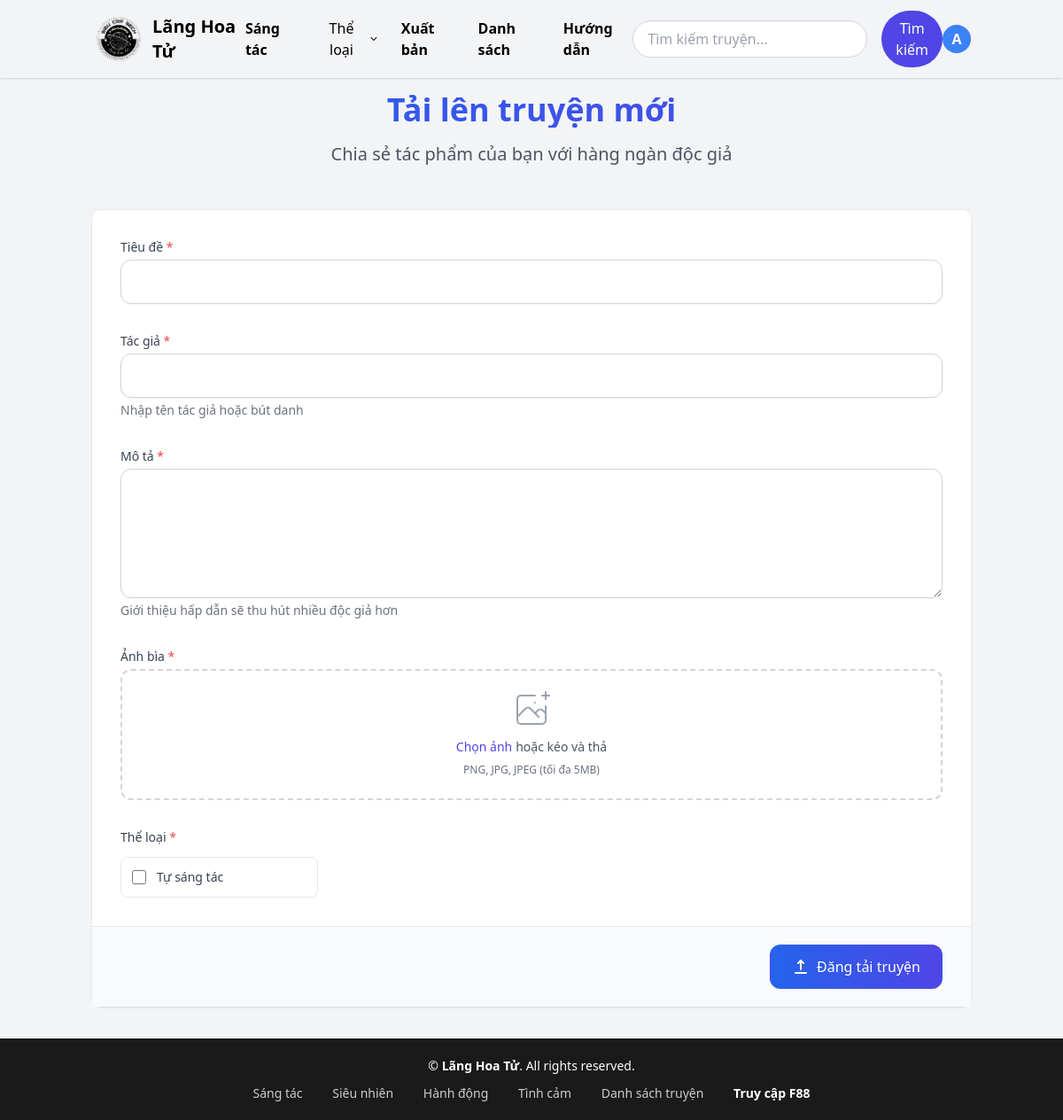
Page /uploads/novel/create/ (signed in) on the earlier database version.
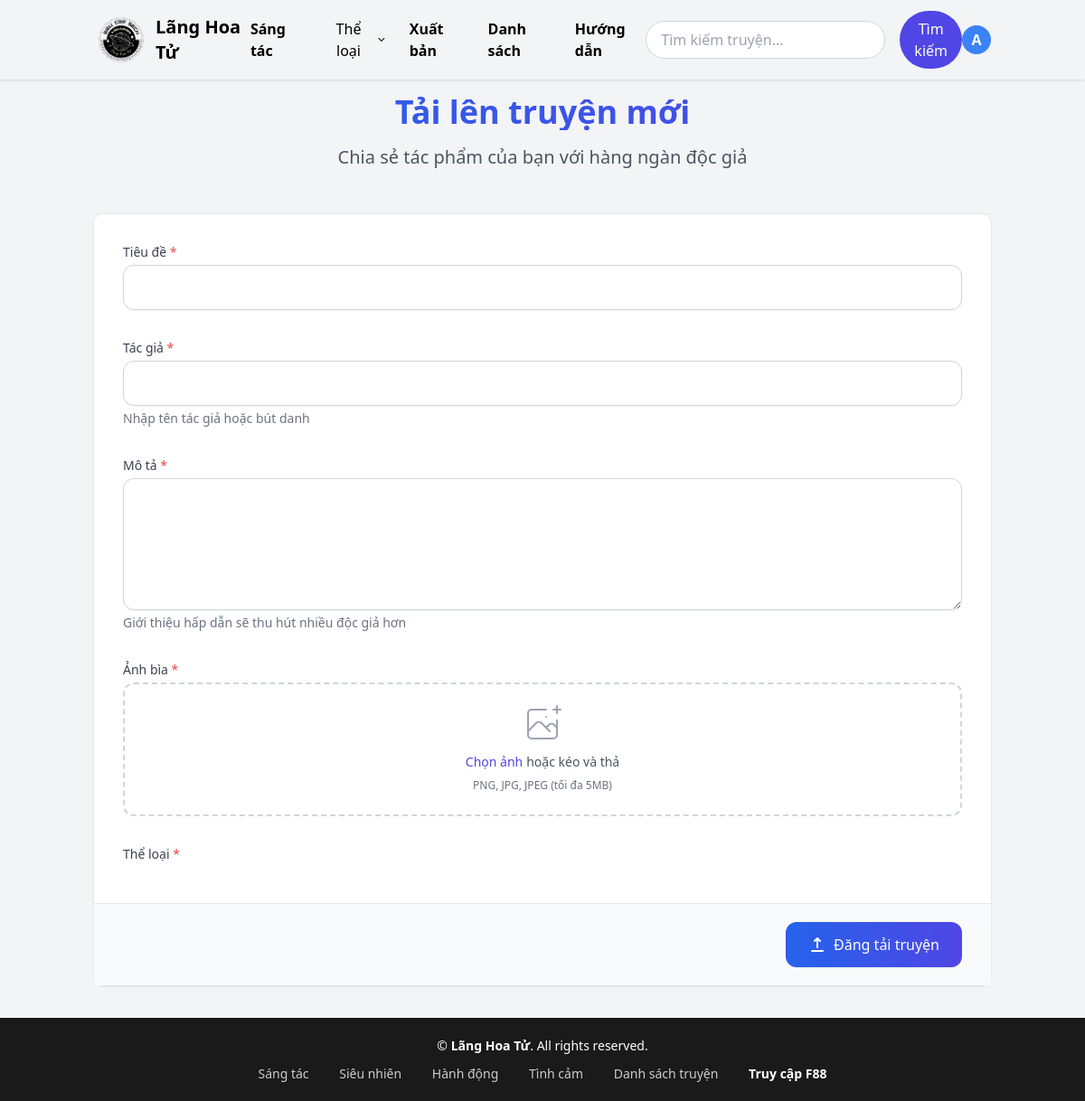
Same page on the later database version.
### novels/models.py (models this page shows)
class Genre(models.Model):
    name = models.CharField(max_length=100, unique=True)
    def __str__(self):
        return self.name

### uploads/views.py (the view)
# urls.py: path('novel/create/', views.upload_novel, name='upload_novel'),
@login_required
def upload_novel(request):
    if request.method == 'POST':
        form = NovelUploadForm(request.POST, request.FILES)
        if form.is_valid():
            novel_upload = form.save(commit=False)
            novel_upload.user = request.user
            novel_upload.uploaded_by = request.user  # Cũng set uploaded_by
            novel_upload.save()
            form.save_m2m()
            novel = Novel.objects.create(
                title=novel_upload.title,
                description=novel_upload.description,
                author=novel_upload.author,
                cover_image=novel_upload.cover_image,
                status='ongoing',
                uploaded_by=request.user  # Thêm uploaded_by cho Novel
            )
            novel_upload.novel = novel
            novel_upload.save()
            genres = form.cleaned_data.get('genres', [])
            for genre in genres:
                novel.genres.add(genre)
            messages.success(request, 'Truyện đã được tạo thành công!')
            return redirect('upload_chapter', novel_upload_id=novel_upload.id)
    else:
        form = NovelUploadForm()
    return render(request, 'uploads/upload_novel.html', {'form': form})

### uploads/forms.py (shortened to what this page needs)
class NovelUploadForm(forms.ModelForm):
    genres = forms.ModelMultipleChoiceField(
        queryset=Genre.objects.all(),
        widget=forms.CheckboxSelectMultiple,
        required=False
    )
    class Meta:
        model = NovelUpload
        fields = ['title', 'description', 'author', 'cover_image', 'genres']
        widgets = {
            'description': forms.Textarea(attrs={'rows': 5}),
        }

### novels/context_processors.py (called while the page is built)
def genres_processor(request):
    return {'genres': Genre.objects.all()}

### templates/uploads/upload_novel.html (shortened to what the changed rows need)
{% extends "index.html" %}
{% block content %}
<div class="text-center mb-12">
  <h1 class="text-4xl font-extrabold bg-clip-text text-transparent bg-gradient-to-r from-blue-600 to-indigo-600">
  </h1>
</div>
<form method="post" enctype="multipart/form-data" class="bg-white shadow rounded-xl divide-y divide-gray-200">
<div class="p-8 space-y-8 divide-y divide-gray-100">
  <div class="space-y-8">
    <div class="">
      <div class="grid grid-cols-2 sm:grid-cols-3 md:grid-cols-4 gap-3">
        {% for choice in form.genres %}
        <label class="flex items-center space-x-3 p-3 border border-gray-200 rounded-lg hover:bg-indigo-50 hover:border-indigo-300 transition-all duration-200">
          <input type="checkbox" id="{{ choice.id_for_label }}" name="{{ choice.name }}" value="{{ choice.choice_value }}" class="h-4 w-4 text-indigo-600 border-gray-300 rounded focus:ring-indigo-500">
          <span class="text-sm text-gray-700">{{ choice.choice_label }}</span>
        </label>
        {% endfor %}
      </div>
    </div>
  </div>
</div>
</form> </div> {% endblock %}

Differences in the rows shown:
removed Genre: choice_label "Tự sáng tác"
